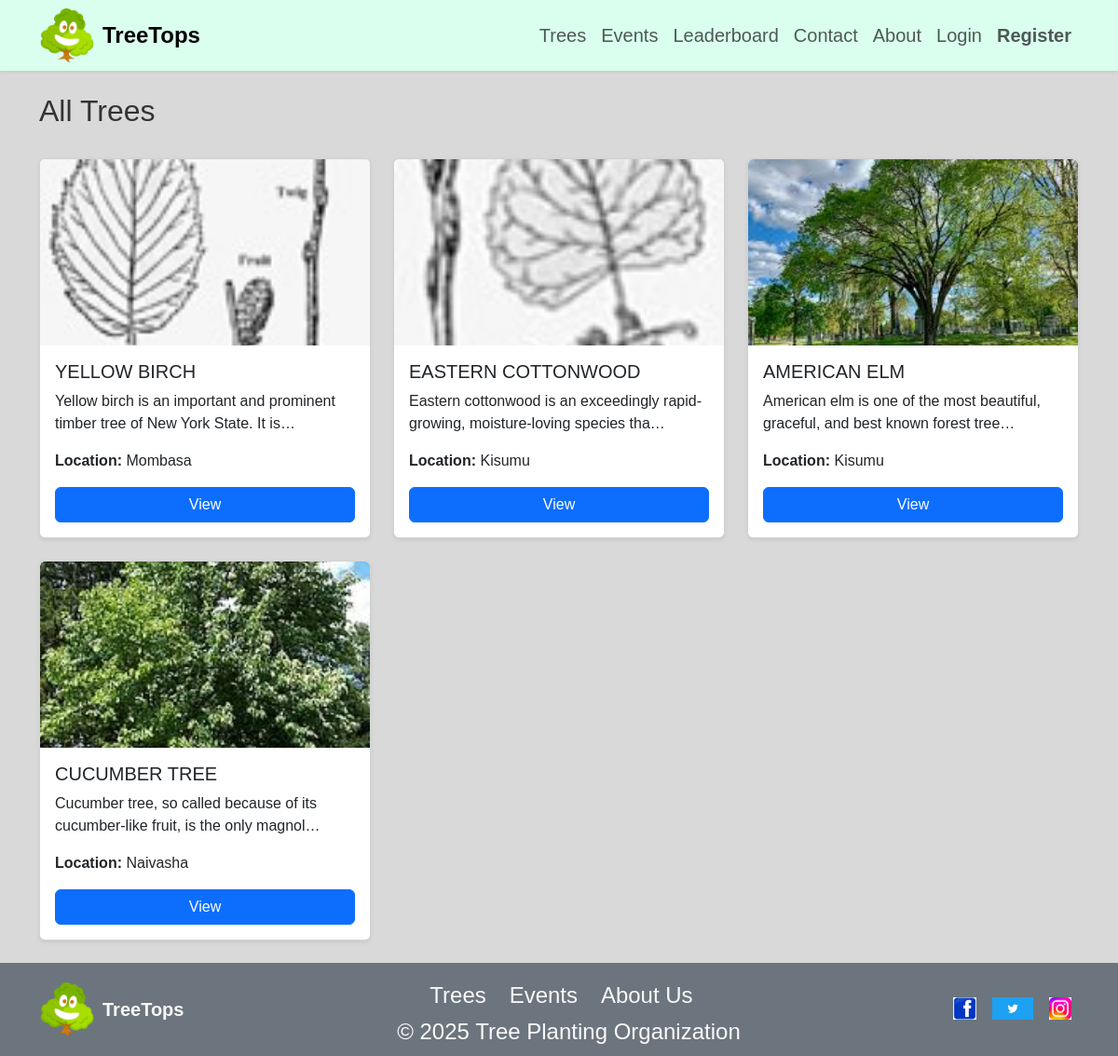
Before: /trees with the older database file.
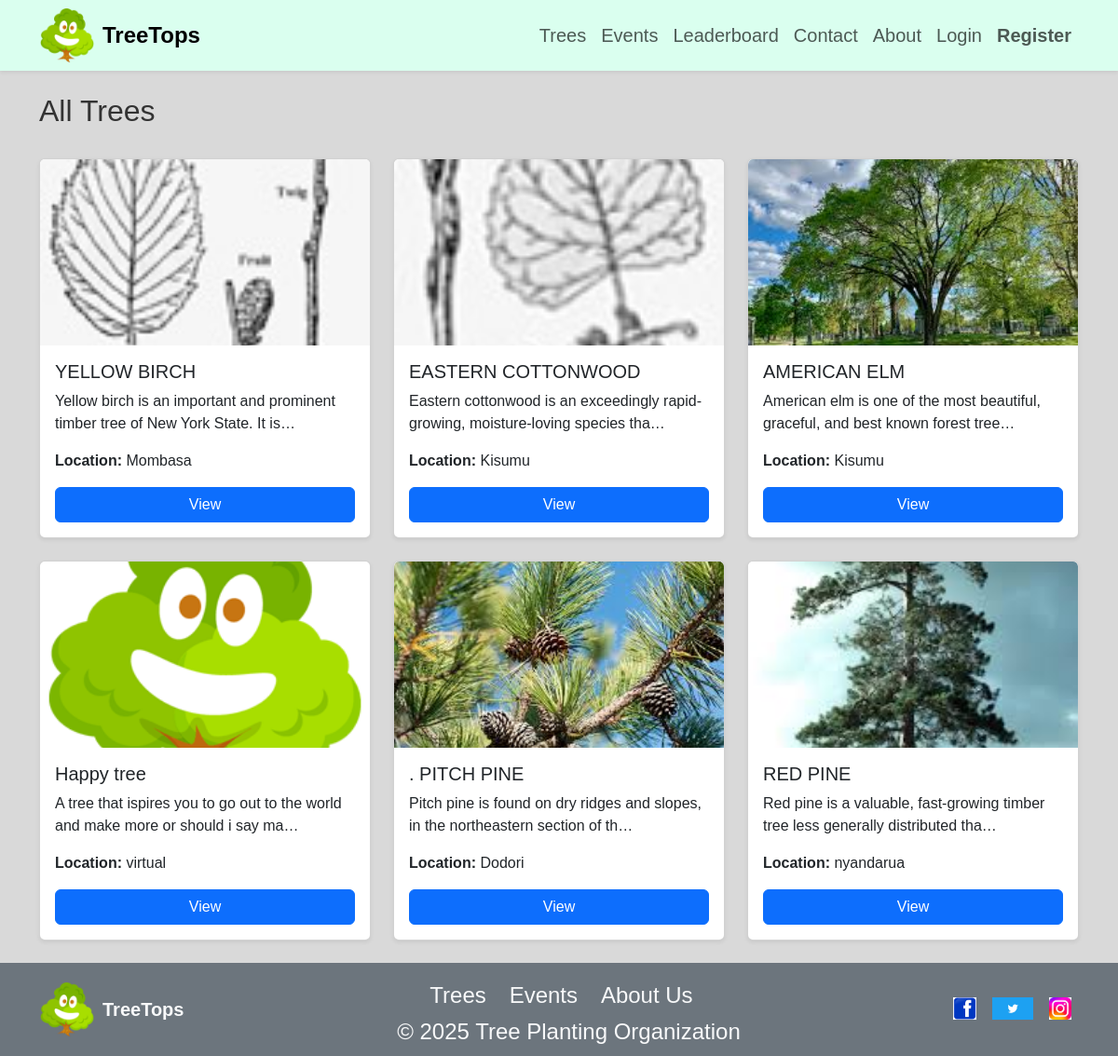
After: the same page with the newer database file.
### trees/models.py (models this page shows, shortened)
class Tree(models.Model):
    name = models.CharField(max_length=200)
    description = models.TextField()
    image = models.ImageField(upload_to='trees/', default='images/logo.png')
    location = models.CharField(max_length=200)
    price = models.DecimalField(max_digits=10, decimal_places=2, null=True, blank=True)
    owner = models.ForeignKey(User, on_delete=models.CASCADE)
    date_added = models.DateTimeField(auto_now_add=True)

### trees/views.py (the view)
# urls.py: path('trees', views.tree_list, name='tree_list'),
def tree_list(request):
    trees = Tree.objects.all()
    context = {'trees': trees}
    return render(request, 'tree_app/tree_list.html', context)

### trees/templates/tree_app/tree_list.html (shortened to what this page needs)
{% extends 'home.html' %}
{% load static %}
{% block content %}
<div class="container my-4">
<div class="d-flex justify-content-between align-items-center mb-4">
    <h2>All Trees</h2>
</div>
    <div class="row g-4">
        {% for tree in trees %}
        <div class="col-12 col-md-6 col-lg-4 d-flex">
            <div class="card w-100 h-100 shadow-sm rounded overflow-hidden d-flex flex-column">
                {% if tree.image %}
                <img src="{{ tree.image.url }}" class="card-img-top" alt="{{ tree.name }}" style="height:200px; object-fit:cover;">
                {% else %}
                <img src="{% static 'images/default_tree.jpg' %}" class="card-img-top" alt="No Image" style="height:200px; object-fit:cover;">
                {% endif %}
                <div class="card-body d-flex flex-column">
                    <h5 class="card-title">{{ tree.name }}</h5>
                    <p class="card-text flex-grow-1">{{ tree.description|truncatechars:80 }}</p>
                    <p><strong>Location:</strong> {{ tree.location }}</p>
                    <a href="{% url 'tree_detail' tree.id %}" class="btn btn-primary mt-auto">View</a>
                </div>
            </div>
        </div>
        {% empty %}
        <p class="text-center text-muted">No trees available yet.</p>
        {% endfor %}
    </div>
</div>
{% endblock %}

### templates/home.html (shortened to what this page needs)
<!DOCTYPE html>
{% load static %}
<html lang="en">
<head>
    <link href="https://cdn.jsdelivr.net/npm/bootstrap@5.3.2/dist/css/bootstrap.min.css" rel="stylesheet">
    <link rel="stylesheet" href="{% static 'css/style.css' %}">
</head>
<body>
    {% include 'navbar.html' %}
        {% block content %}
        {% endblock %}
{% include 'footer.html' %}
</body>
</html>

### templates/navbar.html (shortened to what this page needs)
{% load static %}
<nav class="navbar navbar-expand-lg navbar-light shadow-sm" style="background-color: #daffef;">
    <div class="container">
         <img src="{% static 'images/logo.png' %}" alt="Logo" height="60" class="me-2">
        <a class="navbar-brand fw-bold fs-4" href="{% url 'dashboard' %}">TreeTops</a>
        <div class="collapse navbar-collapse" id="navbarNav">
            <ul class="navbar-nav ms-auto">
                <li class="nav-item fs-5"><a class="nav-link" href="{% url 'tree_list' %}">Trees</a></li>
                <li class="nav-item fs-5"><a class="nav-link" href="{% url 'event_list' %}">Events</a></li>
                <li class="nav-item">
                     <a class="nav-link fs-5" href="{% url 'leaderboard' %}">Leaderboard</a>
                </li>
                  <li class="nav-item">
                     <a class="nav-link fs-5" href="{% url 'contact' %}">Contact</a>
                </li>
                <li class="nav-item">
                     <a class="nav-link fs-5" href="{% url 'about' %}">About</a>
                </li>
                {% if user.is_authenticated %}
                    {% if user.is_staff %}
                        <li class="nav-item fs-5"><a class="nav-link" href="{% url 'admina_dashboard' %}">Admin Dashboard</a></li>
                    {% endif %}
                    <li class="nav-item fs-5"><a class="nav-link" href="{% url 'logout' %}">Logout</a></li>
                {% else %}
                <ul class="navbar-nav ms-auto">
                    <li class="nav-item fs-5"><a class="nav-link" href="{% url 'login' %}">Login</a></li>
                    <li class="nav-item fs-5 fw-bold"><a class="nav-link" href="{% url 'register' %}">Register</a></li>
                </ul>
                {% endif %}
            </ul>
        </div>
    </div>
</nav>

### templates/footer.html
{% load static %}
<footer class="bg-secondary text-light py-2 mt-auto">
    <div class="container d-flex flex-column flex-md-row align-items-center justify-content-between">
        <div class="d-flex align-items-center mb-2 mb-md-0">
            <img src="{% static 'images/logo.png' %}" alt="Logo" height="60" class="me-2">
            <span class="fw-bold fs-5">TreeTops</span>
        </div>
        <div class="text-center mb-2 mb-md-0">
            <a href="{% url 'tree_list' %}" class="text-light text-decoration-none me-3 fs-4">Trees</a>
            <a href="{% url 'event_list' %}" class="text-light text-decoration-none me-3 fs-4">Events</a>
           <a href="{% url 'about' %}" class="text-light text-decoration-none me-3 fs-4">About Us</a>
               <p class="mb-0 text-center text-md-end fs-4">
                &copy; 2025 Tree Planting Organization
            </p>
        </div>
        <div class="d-flex flex-column align-items-center align-items-md-end">
            <div class="mb-2">
                <a href="https://facebook.com" class="text-light me-2">
                    <img src="{% static 'images/facebook.png' %}" alt="Facebook" height="24">
                </a>
                <a href="https://twitter.com" class="text-light me-2">
                    <img src="{% static 'images/twitter.png' %}" alt="Twitter" height="24">
                </a>
                <a href="https://instagram.com" class="text-light me-2">
                    <img src="{% static 'images/instagram.png' %}" alt="Instagram" height="24">
                </a>
            </div>
        </div>
    </div>
</footer>

### static/css/style.css (style rules this page uses)
body { font-family: 'Arial', sans-serif; background-color: #d9d9d9; color: #333; }
:root { --gen:DAFFEF }
a { text-decoration: none; }
html { scroll-behavior: smooth; }
footer { font-size: 2rem; background color:22181c; }

Changed rows visible on the page:
removed Tree: image (picture), name "CUCUMBER TREE", description "Cucumber tree, so called because of its cucumber-like fruit, is the only magnol…", location "Naivasha"
added Tree: image (picture), name "Happy tree", description "A tree that ispires you to go out to the world and make more or should i say ma…", location "virtual"
added Tree: image (picture), name ". PITCH PINE", description "Pitch pine is found on dry ridges and slopes, in the northeastern section of th…", location "Dodori"
added Tree: image (picture), name "RED PINE", description "Red pine is a valuable, fast-growing timber tree less generally distributed tha…", location "nyandarua"
